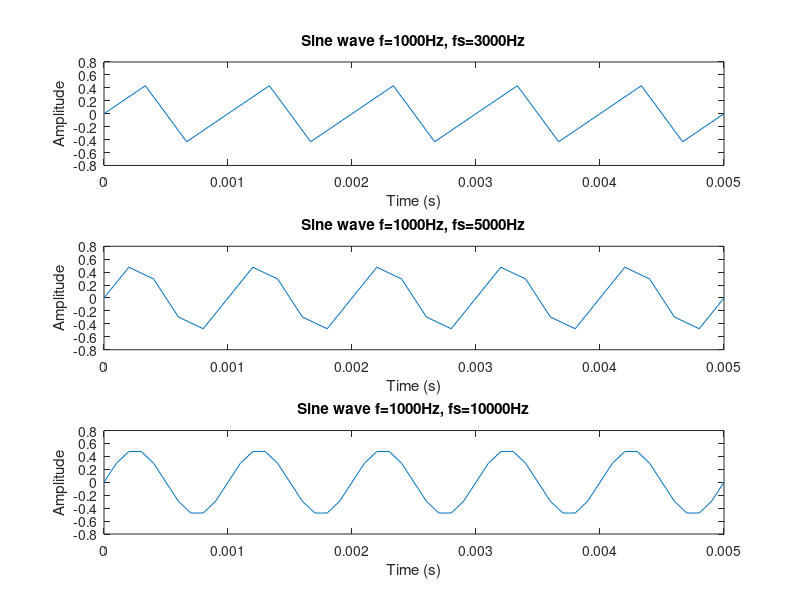

The MATLAB script that drew this image:
clear
close all
clc

f=1000;
a=0.5;
fs=3*f;
dt=1/fs;
t=0:dt:0.005;

y=a*sin(2*pi*f*t);
figure(1)
subplot(3,1,1)
plot(t,y)
xlabel('Time (s)')
ylabel('Amplitude')
title('Sine wave f=1000Hz, fs=3000Hz')

fs=5*f;
dt=1/fs;
t=0:dt:0.005;
y=a*sin(2*pi*f*t);
subplot(3,1,2)
plot(t,y)
xlabel('Time (s)')
ylabel('Amplitude')
title('Sine wave f=1000Hz, fs=5000Hz')

fs=10*f;
dt=1/fs;
t=0:dt:0.005;
y=a*sin(2*pi*f*t);
subplot(3,1,3)
plot(t,y)
xlabel('Time (s)')
ylabel('Amplitude')
title('Sine wave f=1000Hz, fs=10000Hz')

%z=a*cos(2*pi*f*t);
%hold on
%plot(t,z)
%legend('Sine','Cosine')